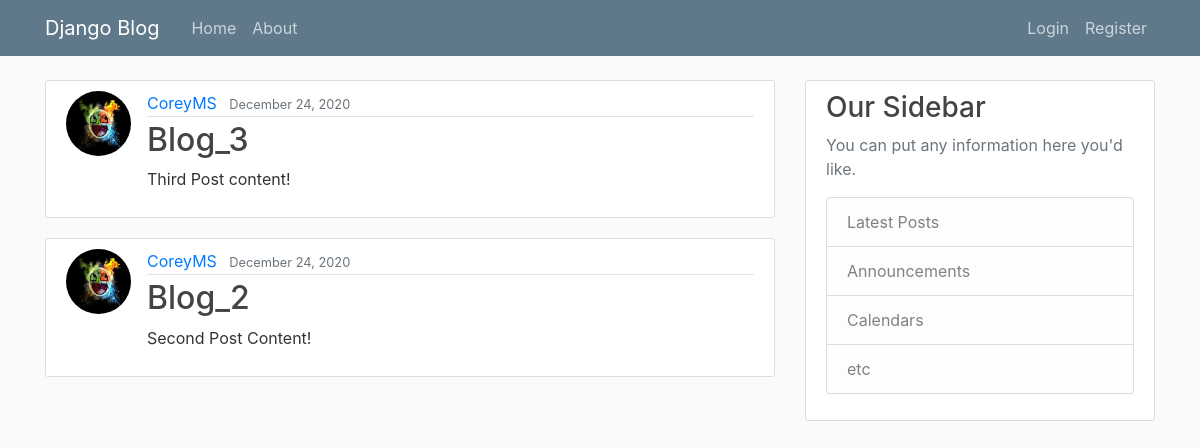
Before: / with the older database file.
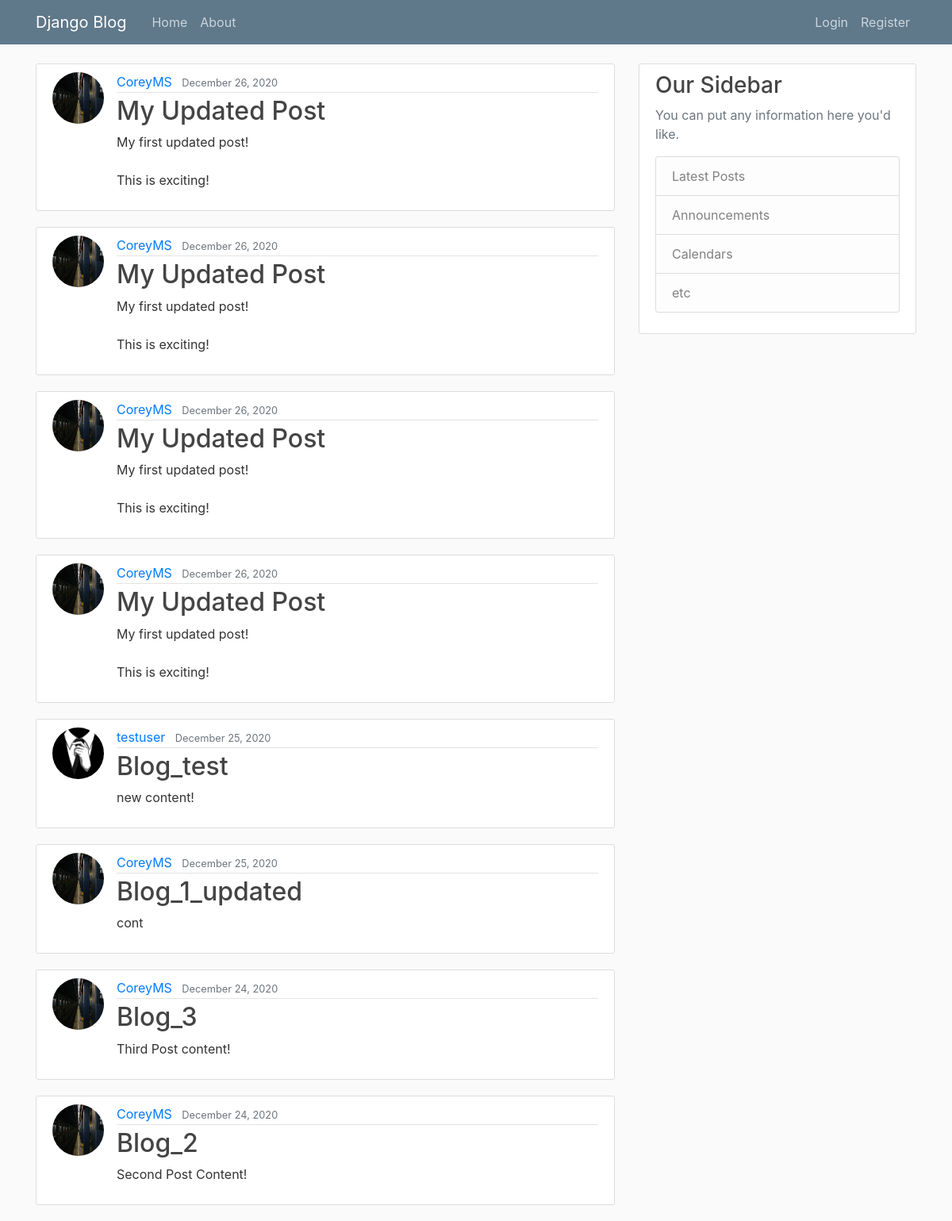
After: the same page with the newer database file.
### blog/models.py (models this page shows, shortened)
class Post(models.Model):
    title = models.CharField(max_length=100)
    content = models.TextField()
    date_posted = models.DateTimeField(default=timezone.now)
    author = models.ForeignKey(User, on_delete=models.CASCADE)

### users/models.py (models this page shows, shortened)
class Profile(models.Model):
    user = models.OneToOneField(User, on_delete=models.CASCADE)
    image = models.ImageField(default='default.jpg', upload_to='profile_pics')

### blog/views.py (the view)
# urls.py: path('', PostListView.as_view(), name='blog-home'),
class PostListView(ListView):
    model = Post
    template_name = 'blog/home.html' #<app>/<model>_<viewtype>.html
    context_object_name = 'posts'
    ordering = ['-date_posted']

### blog/templates/blog/home.html
{% extends "blog/base.html" %}
{% block content %}
    {% for post in posts %}
    <article class="media content-section">
      <img class="rounded-circle article-img" src="{{ post.author.profile.image.url}}">
      <div class="media-body">
        <div class="article-metadata">
          <a class="mr-2" href="#">{{ post.author }}</a>
          <small class="text-muted">{{ post.date_posted|date:"F d, Y" }}</small>
        </div>
        <h2><a class="article-title" href="{% url 'post-detail' post.id %}">{{ post.title }}</a></h2>
        <p class="article-content">{{ post.content }}</p>
      </div>
    </article>
    {% endfor %}
{% endblock content %}

### blog/templates/blog/base.html (shortened to what this page needs)
{% load static %}
<!DOCTYPE html>
<html>
<head>
    <link rel="stylesheet" href="https://maxcdn.bootstrapcdn.com/bootstrap/4.0.0/css/bootstrap.min.css">
    <link rel="stylesheet" type="text/css" href="{% static 'blog/main.css' %}">
</head>
<body>
    <header class="site-header">
      <nav class="navbar navbar-expand-md navbar-dark bg-steel fixed-top">
        <div class="container">
          <a class="navbar-brand mr-4" href="/">Django Blog</a>
          <div class="collapse navbar-collapse" id="navbarToggle">
            <div class="navbar-nav mr-auto">
              <a class="nav-item nav-link" href="{% url 'blog-home' %}">Home</a>
              <a class="nav-item nav-link" href="{% url 'blog-about' %}">About</a>
            </div>
            <div class="navbar-nav">
              {% if user.is_authenticated %}
                <a class="nav-item nav-link" href="{% url 'post-create' %}">New Post</a>
                <a class="nav-item nav-link" href="{% url 'profile' %}">Profile</a>
                <a class="nav-item nav-link" href="{% url 'logout' %}">Logout</a>
              {% else %}
                <a class="nav-item nav-link" href="{% url 'login' %}">Login</a>
                <a class="nav-item nav-link" href="{% url 'register' %}">Register</a>
              {% endif %}
            </div>
          </div>
        </div>
      </nav>
    </header>
    <main role="main" class="container">
      <div class="row">
        <div class="col-md-8">
          {% block content %}{% endblock %}
        </div>
        <div class="col-md-4">
          <div class="content-section">
            <h3>Our Sidebar</h3>
            <p class='text-muted'>You can put any information here you'd like.
              <ul class="list-group">
                <li class="list-group-item list-group-item-light">Latest Posts</li>
                <li class="list-group-item list-group-item-light">Announcements</li>
                <li class="list-group-item list-group-item-light">Calendars</li>
                <li class="list-group-item list-group-item-light">etc</li>
              </ul>
            </p>
          </div>
        </div>
      </div>
    </main>
</body>
</html>

### blog/static/blog/main.css (style rules this page uses)
body { background: #fafafa; color: #333333; margin-top: 5rem; }
h1, h2, h3, h4, h5, h6 { color: #444444; }
ul { margin: 0; }
.bg-steel { background-color: #5f788a; }
.site-header .navbar-nav .nav-link { color: #cbd5db; }
.content-section { background: #ffffff; padding: 10px 20px; border: 1px solid #dddddd; border-radius: 3px; margin-bottom: 20px; }
.article-title { color: #444444; }
.article-content { white-space: pre-line; }
.article-img { height: 65px; width: 65px; margin-right: 16px; }
.article-metadata { padding-bottom: 1px; margin-bottom: 4px; border-bottom: 1px solid #e3e3e3 }

Changed rows visible on the page:
added Post: author.profile.image (picture), author "CoreyMS", date_posted "December 26, 2020", title "My Updated Post", content "My first updated post! This is exciting!"
added Post: author.profile.image (picture), author "CoreyMS", date_posted "December 26, 2020", title "My Updated Post", content "My first updated post! This is exciting!"
added Post: author.profile.image (picture), author "CoreyMS", date_posted "December 26, 2020", title "My Updated Post", content "My first updated post! This is exciting!"
added Post: author.profile.image (picture), author "CoreyMS", date_posted "December 26, 2020", title "My Updated Post", content "My first updated post! This is exciting!"
added Post: author.profile.image (placeholder picture), author "testuser", date_posted "December 25, 2020", title "Blog_test", content "new content!"
added Post: author.profile.image (picture), author "CoreyMS", date_posted "December 25, 2020", title "Blog_1_updated", content "cont"
changed through a linked row, Post "Blog_3": author.profile.image: a different picture
changed through a linked row, Post "Blog_2": author.profile.image: a different picture
